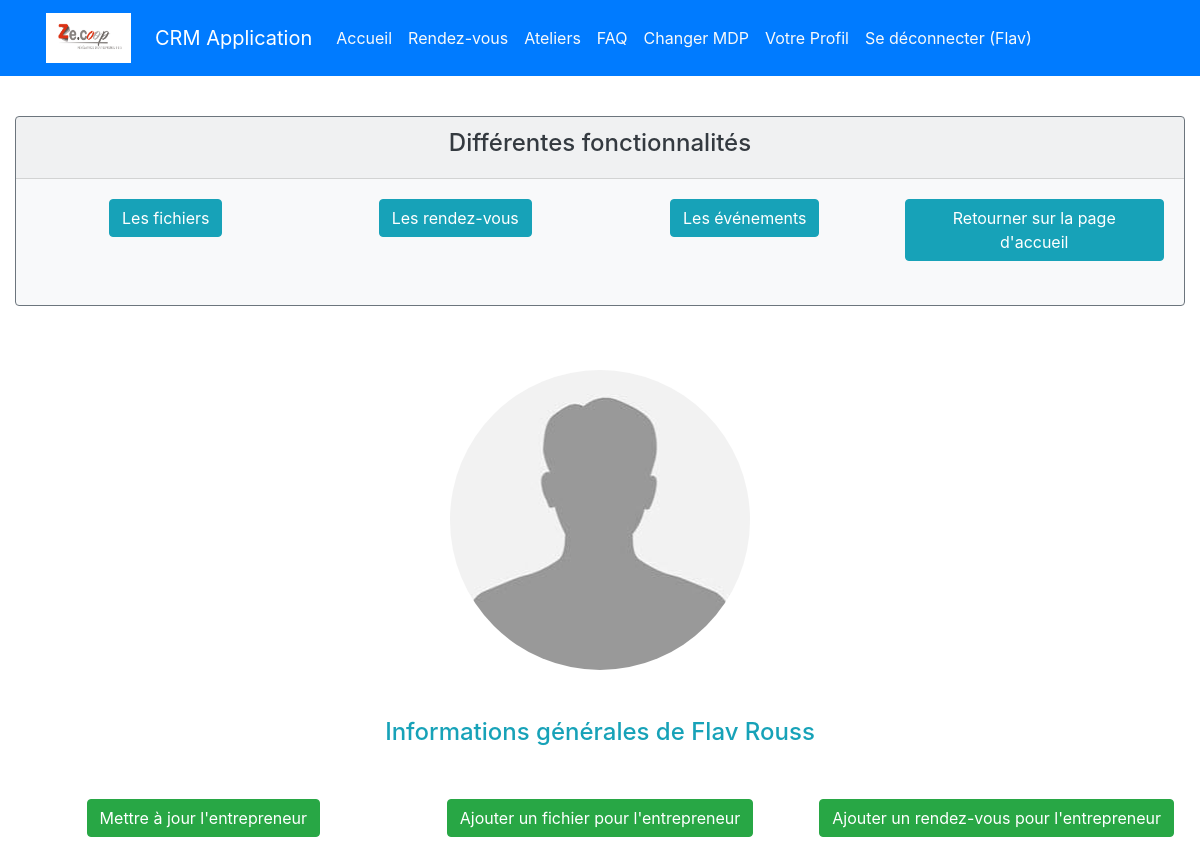
Before: /home/1/ (signed in, upper part) with the older database file.
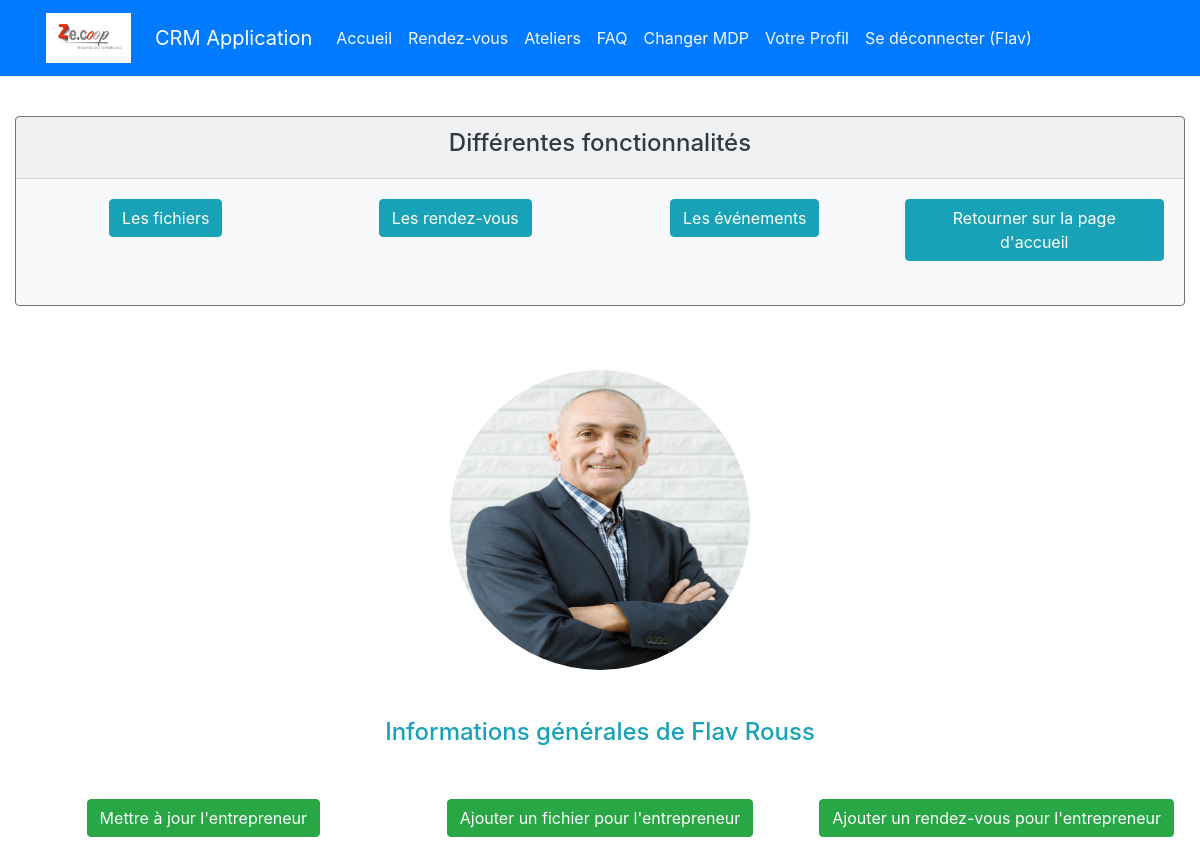
After: the same page with the newer database file.
### appflux/models.py (models this page shows, shortened)
class Entrepreneur(models.Model):
    STRUCTURE = (
    ('Impulsions', 'Impulsions'),
    ('Eclosion', 'Eclosions')
)
    nom = models.CharField (max_length=30,)
    prenom = models.CharField(max_length=30, verbose_name="prénom")
    matricule = models.CharField(max_length=30, blank=True)
    photo = models.ImageField(default='avatar.jpg', upload_to='entrepreneur_avatars', blank=True,)
    telephone = models.CharField(max_length=15 ,blank=True, verbose_name="téléphone")
    structure = models.CharField(max_length=40, choices=STRUCTURE)
    email =  models.EmailField()
    nationalite = models.CharField(max_length=150, verbose_name="nationalité")
    naissance = models.CharField(max_length=100, verbose_name="pays de naissance",)
    numero = models.CharField( max_length=15 ,verbose_name="numéro de téléphone professionel", blank=True)
    adresse_postal = models.CharField(max_length=200, verbose_name="Code")
    adresse = models.CharField(max_length=200, blank=True, null=True)
    securite_social = models.CharField(max_length=240, blank=True, verbose_name=" Numéro de sécurité social")
    date_naissance = models.DateField(verbose_name="date de naissance")
    ville = models.CharField(max_length=120, verbose_name="lieu de résidence", blank=True )
    fonction = models.CharField(max_length=240, blank=True,)
    date_entree = models.DateField(blank=True, null= True, verbose_name="date d'entrée dans la CAE")
    debut = models.DateField(blank=True, null=True, verbose_name="date du début du contrat")
    motif = models.CharField(max_length=240, blank=True, verbose_name=' Contrat de travail', choices=TRAVAIL)
    activite = models.CharField(max_length=40, blank=True, verbose_name="type de activité", choices=ACTIVITE)
    manager = models.ForeignKey(User, on_delete=models.CASCADE, null=True, blank=True)
    date_mutuelle = models.DateField(blank=True, null=True, verbose_name="Date pour la mutuelle")
    conjoint_mutuelle = models.BooleanField(null=True, blank=True, verbose_name="Avez vous un conjoint qui a soucris a la mutuelle ?")
    dispense = models.BooleanField(null= True, blank=True , verbose_name='Avez vous une dispense pour l\'affiliation')
    date_fin = models.DateField(null=True, blank=True)
    options = models.CharField(max_length=100, choices=OPTIONS, null=True , blank=True)

### appflux/views.py (the view)
# urls.py: path('home/<int:entrepreneur_id>/', appflux.views.detail_entrepreneur ,name="entrepreneur_detail"),
@login_required
def detail_entrepreneur(request, entrepreneur_id):
    entrepreneur = get_object_or_404(Entrepreneur, id=entrepreneur_id)
    return render(request, 'appflux/entrepreneur_detail.html', {'entrepreneur': entrepreneur,})

### appflux/templates/appflux/entrepreneur_detail.html (shortened to what this page needs)
{% extends "base.html" %}
{% block content %}
<br>
<div class="col">
    <div class="card text-white bg-light my-3 border-secondary"  >
        <div class="card-header text-center ">
            <h4 class = "text-dark">Différentes fonctionnalités </h4>
        </div>
        <div class="card-body text-center">
            <div class="row">
                <div class="col">
                    <a class="btn btn-info" href="{% url 'fichiers' entrepreneur.id %}"> Les fichiers </a> </a></br>
                </div>
                <div class="col">
                    <a class="btn btn-info" href="{% url 'rendezvous_list' entrepreneur.id %}"> Les rendez-vous </a> </a></br>
                </div>
                <div class="col">
                    <a class="btn btn-info" href="{% url 'evenements_entrepreneur' entrepreneur.id %}"> Les événements </a> </a></br>
                </div>
                <div class="col">
                    <a class="btn btn-info" href="{% url 'home'  %}"> Retourner sur la page d'accueil</a> </br>
                </div>
            </div>
        </div></br>
    </div>
</div>
    {% if entrepreneur.photo %}
<div class="text-center">
    <img class = "rounded-circle" width=300 height=300 src="{{entrepreneur.photo.url}}"
        alt="{{ entrepreneur.nom }}" class="avatar rounded mx-auto d-block"  accept=".jpg,.jpeg,.png"/>
</div>
{% endif %} </br> </br>
<h4 class="text-info text-center"> Informations générales de {{entrepreneur.prenom}}  {{entrepreneur.nom}} </h4></br>
<div class="card-body text-center">
    <div class="row">
        <div class="col">
            <a href = "{% url 'update_entrepreneur' entrepreneur.id   %}" class="btn btn-success"> Mettre à jour l'entrepreneur</a></br>
        </div>
        <div class="col">
            <a href="{% url 'telecharger_fichier' entrepreneur.id %}" class="btn btn-success">Ajouter un fichier pour l'entrepreneur</a></br>
        </div>
        <div class="col">
            <a href="{% url 'creer-rendezvous' entrepreneur.id %}" class="btn btn-success">Ajouter un rendez-vous pour l'entrepreneur</a> </br>
        </div>
    </div>
{% endblock content %}

Changed rows visible on the page:
changed Entrepreneur "Flav": photo: picture added in place of a placeholder
